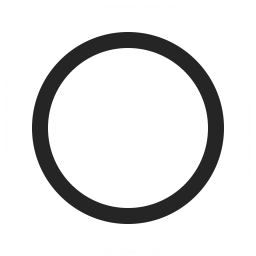
#> input picture shape_circle.png, 256 x 256 px, found by its file name
$ python fft.py
#> lines starting #> are read from the running program, lines starting #| are printed output that depends on the picture
from PIL import Image
import numpy as np
import math, cv2
from matplotlib import pyplot as plt
from timeit import default_timer as timer


def compute_single_2d_FFT(image, u, v, N):
        result = 0 + 0j
        for x in range(N):
            for y in range(N):
                result += (image[x, y] * (math.cos((2*math.pi*(u*x + v*y))/N) -
                                         (1j*math.sin((2*math.pi*(u*x + v*y))/N))))
        return result

def compute_forward_DFT_no_separation(imge):
        N = imge.shape[0]
        final2DDFT = np.zeros([N, N], dtype=np.complex128)
        for u in range(N):
            for v in range(N):
                final2DDFT[u, v] = compute_single_2d_FFT(imge, u, v, N)
        return ((1.0/(N**2))*final2DDFT)


def compute_single_w(num, denom):
        return math.cos((2*math.pi*num)/denom) - (1j*math.sin((2*math.pi*num)/denom))

def compute_centered_image(imge):
        M, N = imge.shape
#> M = 256; N = 256
        newImge = np.zeros([M, N], dtype=int)
        for x in range(M):
            for y in range(N):
                newImge[x, y] = imge[x, y] * ((-1)**(x+y))
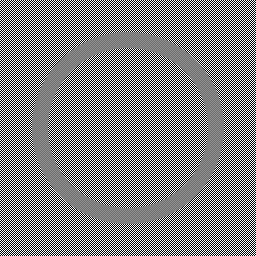
#> newImge: shape (256, 256) int64; min -255, max 255, mean 0; drawn with min black and max white

        return newImge

def compute_w(val, denom, oneD=True):
        val = int(val)
        if oneD:
            result = np.zeros([val, 1], dtype=np.complex128)
            for i in range(val):
                result[i] = compute_single_w(i, denom)
        else:
            result = np.zeros([val, val], dtype=np.complex128)
            for i in range(val):
                for j in range(val):
                    result[i, j] = compute_single_w((i+j), denom)
        return result

def fft(imge):
        #Compute size of the given image
        N = imge.shape[0]
#> N = 256

        #Compute the FFT for the base case (which uses the normal DFT)
        if N == 2:
            return compute_forward_DFT_no_separation(imge)

        #Divide the original image into even and odd
        imgeEE = np.array([[imge[i,j] for i in range(0, N, 2)] for j in range(0, N, 2)]).T
#> imgeEE: shape (128, 128) int64; 104 distinct labels, from 37 to 255
        imgeEO = np.array([[imge[i,j] for i in range(0, N, 2)] for j in range(1, N, 2)]).T
        imgeOE = np.array([[imge[i,j] for i in range(1, N, 2)] for j in range(0, N, 2)]).T
        imgeOO = np.array([[imge[i,j] for i in range(1, N, 2)] for j in range(1, N, 2)]).T
#> imgeOO: shape (128, 128) int64; 106 distinct labels, from 37 to 255

        #Compute FFT for each of the above divided images
        FeeUV = fft(imgeEE)
#> in fft (call 2), `imgeEE = np.array([[imge[i,j] for i in range(0, N, 2)] for j in range(..`:
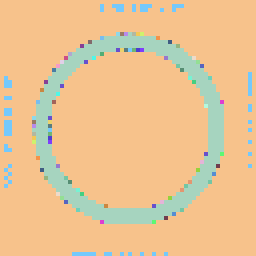
#> imgeEE: shape (64, 64) int64 (shown 4 times larger); 47 distinct labels, from 37 to 255; one colour per label, 0 black
#> in fft (call 2), `imgeEO = np.array([[imge[i,j] for i in range(0, N, 2)] for j in range(..`:
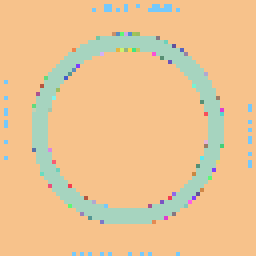
#> imgeEO: shape (64, 64) int64 (shown 4 times larger); 61 distinct labels, from 37 to 255; one colour per label, 0 black
#> in fft (call 2), `imgeOE = np.array([[imge[i,j] for i in range(1, N, 2)] for j in range(..`:
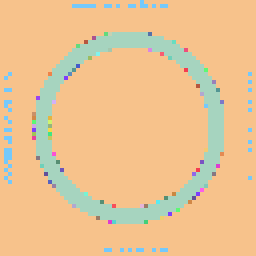
#> imgeOE: shape (64, 64) int64 (shown 4 times larger); 62 distinct labels, from 37 to 255; one colour per label, 0 black
#> in fft (call 2), `imgeOO = np.array([[imge[i,j] for i in range(1, N, 2)] for j in range(..`:
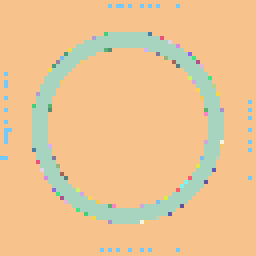
#> imgeOO: shape (64, 64) int64 (shown 4 times larger); 40 distinct labels, from 37 to 255; one colour per label, 0 black
#> in fft (call 3), `imgeEE = np.array([[imge[i,j] for i in range(0, N, 2)] for j in range(..`: imgeEE: shape (32, 32) int64; 17 distinct labels, from 37 to 255
#> in fft (call 3), `imgeEO = np.array([[imge[i,j] for i in range(0, N, 2)] for j in range(..`: imgeEO: shape (32, 32) int64; 21 distinct labels, from 37 to 255
#> in fft (call 3), `imgeOE = np.array([[imge[i,j] for i in range(1, N, 2)] for j in range(..`: imgeOE: shape (32, 32) int64; 21 distinct labels, from 37 to 255
#> in fft (call 3), `imgeOO = np.array([[imge[i,j] for i in range(1, N, 2)] for j in range(..`:
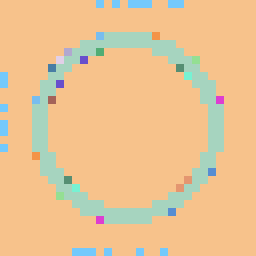
#> imgeOO: shape (32, 32) int64 (shown 8 times larger); 17 distinct labels, from 37 to 255; one colour per label, 0 black
        FeoUV = fft(imgeEO)
        FoeUV = fft(imgeOE)
        FooUV = fft(imgeOO)

        #Compute also Ws
        Wu = compute_w(N/2, N)
        Wv = Wu.T #Transpose
        Wuv = compute_w(N/2, N, oneD=False)

        #Compute F(u,v) for u,v = 0,1,2,...,N/2
        imgeFuv = 0.25*(FeeUV + (FeoUV * Wv) + (FoeUV * Wu) + (FooUV * Wuv))

        #Compute F(u, v+M) where M = N/2
        imgeFuMv = 0.25*(FeeUV + (FeoUV * Wv) - (FoeUV * Wu) - (FooUV * Wuv))

        #Compute F(u+M, v) where M = N/2
        imgeFuvM = 0.25*(FeeUV - (FeoUV * Wv) + (FoeUV * Wu) - (FooUV * Wuv))

        #Compute F(u+M, v+M) where M = N/2
        imgeFuMvM = 0.25*(FeeUV - (FeoUV * Wv) - (FoeUV * Wu) + (FooUV * Wuv))

        imgeF1 = np.hstack((imgeFuv, imgeFuvM))
        imgeF2 = np.hstack((imgeFuMv, imgeFuMvM))
        imgeFFT = np.vstack((imgeF1, imgeF2))

        return imgeFFT

def normalize_by_log(dftImge):
        dftFourierSpect = compute_spectrum(dftImge)

        dftNormFourierSpect = (255.0/ math.log10(255)) * np.log10(1 + (255.0/(np.max(dftFourierSpect))*dftFourierSpect))

        return dftNormFourierSpect


def compute_spectrum(dftImge):
        N = dftImge.shape[0]
#> N = 256

        fourierSpect = np.zeros([N, N], dtype=float)
        for i in range(N):
            for j in range(N):
                v = dftImge[i, j]
                fourierSpect[i, j] = math.sqrt((v.real)**2 + (v.imag)**2)
        return fourierSpect

def inverse_fft(imgeFFT):
        N = imgeFFT.shape[0]
        return np.real(np.conjugate(fft(np.conjugate(imgeFFT)*(N**2)))*(N**2))

if __name__ == "__main__":

        image_path = "/Users/marynavek/Projects/ImageProcessing/shape_circle.png"

        image = cv2.imread(image_path, 0)
        image = cv2.resize(image, (256,256))


        plt.imshow(image, cmap='gray')
        plt.show()
        centeredImge = compute_centered_image(image)
        time_start = timer()
        fft_im = fft(centeredImge)
        time_end = timer()
        time_elapsed = time_end - time_start
        print(f"Total execution time is: {time_elapsed}")
        fftCenteredNormImge = normalize_by_log(fft_im)
#> in normalize_by_log, `dftNormFourierSpect = (255.0/ math.log10(255)) * np.log10(1 + (255.0/(..`:
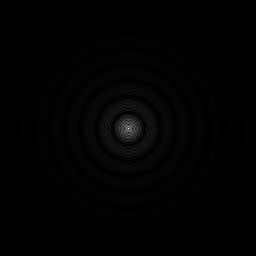
#> dftNormFourierSpect: shape (256, 256) float64; min 0.000598, max 255.2, mean 2.6; drawn with min black and max white
        plt.imshow(fftCenteredNormImge, cmap='gray')
        plt.show()


# [4 lines of commented-out code are left out]
